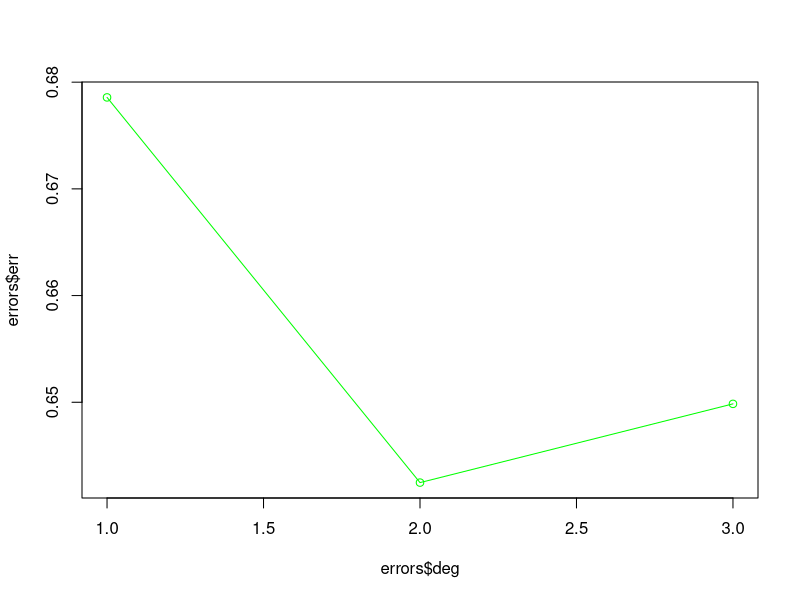

Write the R code that produced this figure. (Note: this script raises an error after producing the figure.)
library(caret)
library(readr)
library(dplyr)

##### DATA IMPORT AND PREPROCESSING
myData <- read.csv("ucni_podatki.csv", head=FALSE)
myData2 <- read.csv("ucni_razredi.csv", head=FALSE)
names(myData) <- c('indeks', 'X1', 'X2', 'X3', 'X4', 'X5', 'X6')
names(myData2) <- c('indeks', 'Y')

myData2$Y <-ifelse(myData2$Y=='D', 1,0)
myData2$Y <- as.factor(myData2$Y)

podatki <- merge(myData, myData2, by = "indeks")
View(podatki)

#ce pogledam podatke, vidim, da so tezave v stolpcih X1, X3 in Y (manjkajoce vrednosti, -), "", ...)
str(podatki)
lapply(podatki, typeof)
podatki$X1 <- as.numeric(as.character(podatki$X1))
podatki$X3 <- as.numeric(as.character(podatki$X3))
podatki <- na.omit(podatki)
podatki$indeks <- NULL

levels(podatki$Y)
# levels[1] = 0
# levels[2] = 1

#####F_2

F_beta <- function(data, levels, ...) {
  beta <- 2
  TP <- sum(data$obs==levels[2] & data$pred==levels[2])
  FP <- sum(data$obs==levels[1] & data$pred==levels[2])
  FN <- sum(data$obs==levels[2] & data$pred==levels[1])
  P <- TP + FN
  PPV <- TP / (TP + FP)
  TPR <- TP / P
  f_beta <- (1+beta*beta)*PPV*TPR/(PPV*beta*beta + TPR)
  names(f_beta) <- 'F_beta'
  return(f_beta)
}


#####KNN MODEL
cvtc <- trainControl(method='cv', number=10, savePredictions = TRUE, summaryFunction = F_beta)
knnModel <- train(Y~., data=podatki, method='knn', metric = 'F_beta', tuneGrid=data.frame(k=1:100), 
                  trControl=cvtc)

#najboljsi model je pri k=7, F_2 je za ta model priblizno 0.65
#zakaj dobim vsakic, ko pozenem train knnModel, razlicen odgovor za optimalen k? 
#verjetno posledica precnega preverjanja...

#####LOGISTICNA REGRESIJA


#kopirano iz vaje 3.1
cvtc <- trainControl(method='cv', index = createFolds(podatki$Y, k=10, returnTrain=TRUE), 
                     summaryFunction = F_beta)
errors <- data.frame(deg=1:3, err=rep(-1,3), sd=rep(-1,3))
for(k in 1:3){
  tmpData <- data.frame(poly(as.matrix(podatki[, 1:6]), degree=k, raw=TRUE), Y=podatki$Y)
  tmpModel <- train(Y~., data=tmpData, method='glm', trControl=cvtc)
  # Shranimo izraèunane napake
  errors$err[k] <- tmpModel$results$F_beta
  errors$sd[k] <- tmpModel$results$F_betaSD
}
errors

plot(errors$deg, errors$err, type='o', col='green')

#najboljsi model je pri k=1 (torej brez clenov visjih redov), F_2 je za ta model priblizno 0.68

logitModel <- train(Y~., data=podatki, method='glm', trControl=cvtc)

#####RANDOM FOREST
# https://machinelearningmastery.com/tune-machine-learning-algorithms-in-r/

cvtc <- trainControl(method='cv', index = createFolds(podatki$Y, k=10, returnTrain=TRUE), 
                     summaryFunction = F_beta)
set.seed(seed)
tunegrid <- expand.grid(.mtry=c(1:6)) #ker imamo 6 napovednih spremenljivk
rfModel <- train(Y~., data=podatki, method="rf", metric='F_beta', tuneGrid=tunegrid, trControl=cvtc)
plot(rfModel)

#najboljsi model pri parametru mtry=1, F_beta priblizno 0.68
#podobno kot pri kNN, razlicno izbira optimalni mtry ob razlicnih zagonih...


#####UPORABA NAJBOLJSEGA MODELA NA TESTNIH PODATKIH

testni <- read.csv('testni_podatki.csv', header=FALSE)
View(testni)

names(testni) <- c('indeks', 'X1', 'X2', 'X3', 'X4', 'X5', 'X6')
str(testni)
#vidimo, da je problem s stolpcem X1
testni$X1 <- as.numeric(as.character(testni$X1))
testni$X1[20] = 8.38371346378874 * 10^-5
testni <- na.omit(testni)
testni$indeks <- NULL

#izvedemo napoved
testni$pred <- predict(logitModel, testni)
testni$pred <-ifelse(testni$pred==0, 'N','D')

#zapis rezultatov na csv datoteko
final <- data.frame(indeks=1001:2000, napoved=testni$pred)
View(final)

write.table(final, file = "testni_razredi.csv",row.names = FALSE, col.names = FALSE, sep = ',', quote = FALSE)

